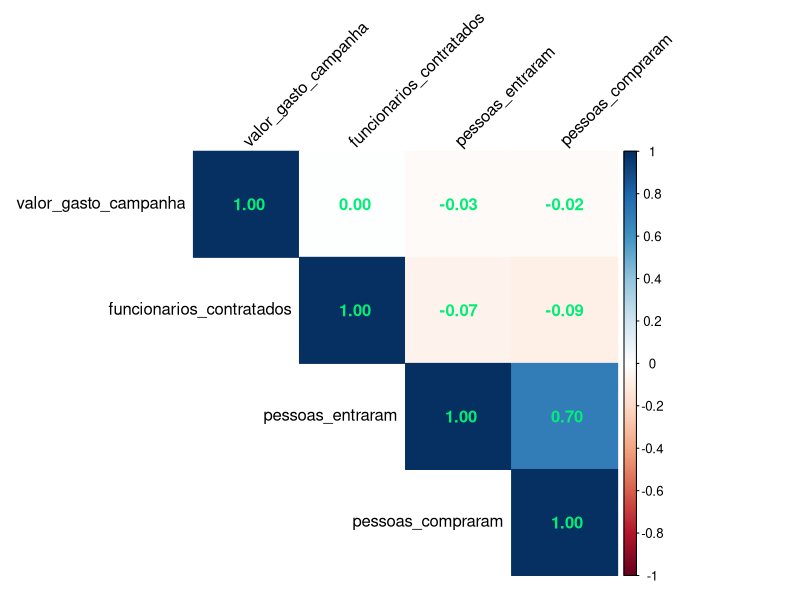
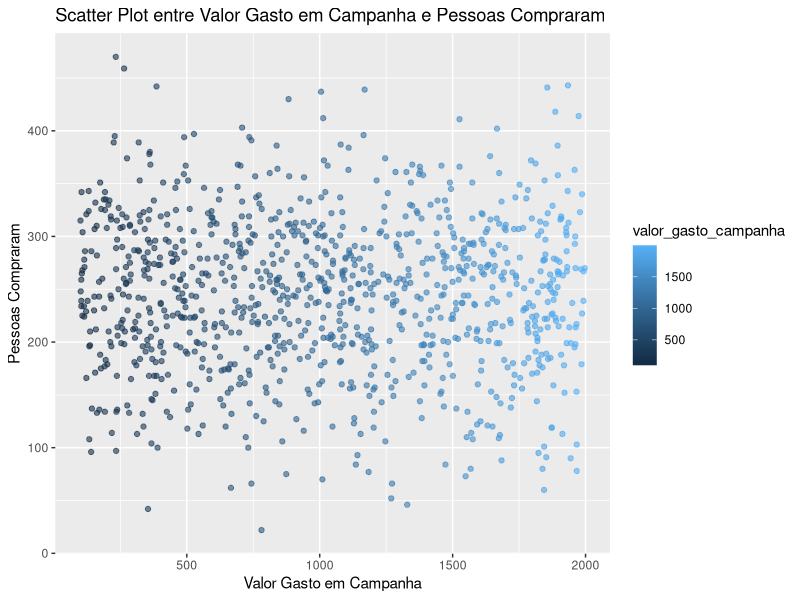
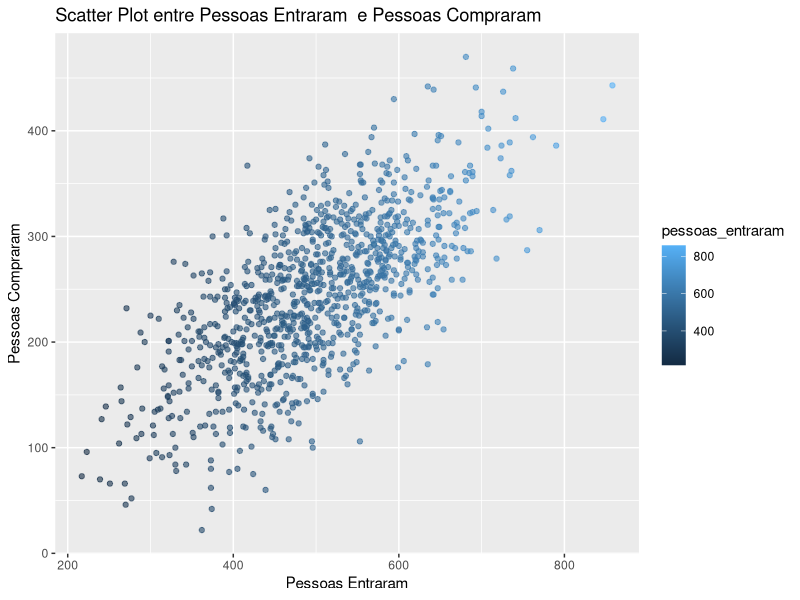
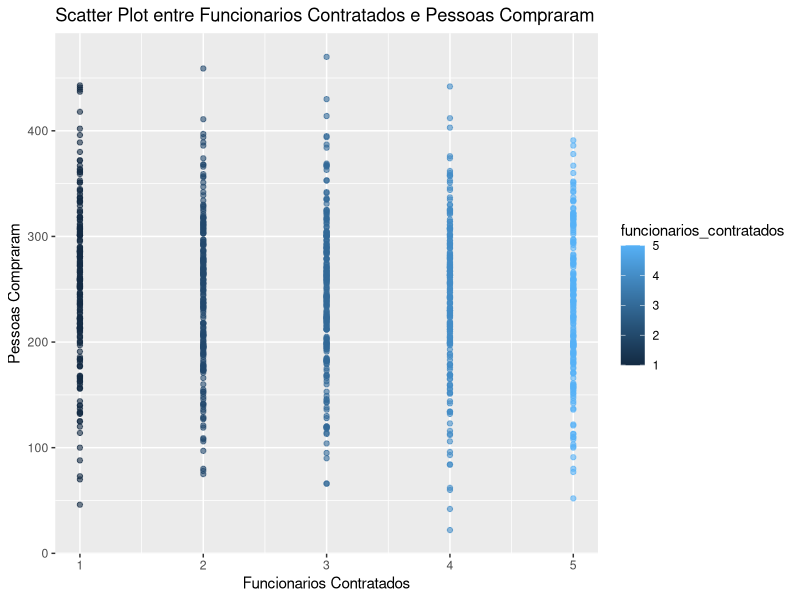
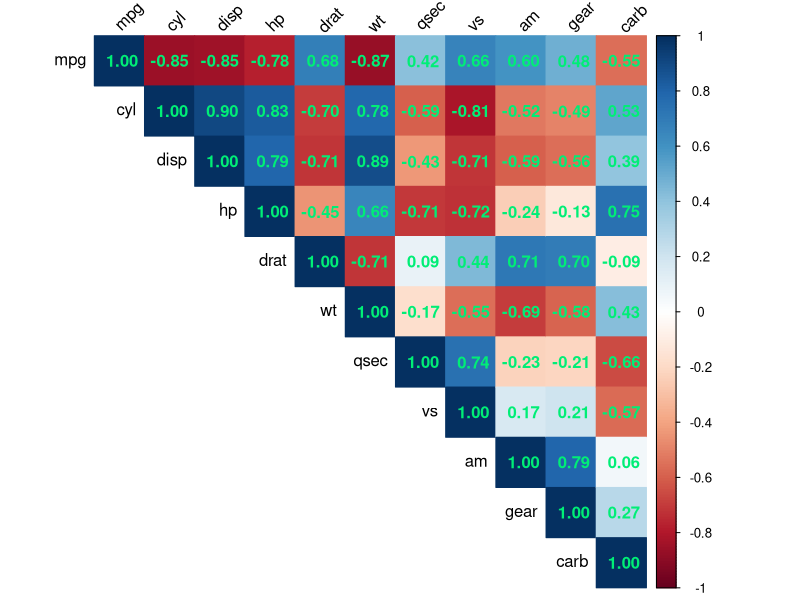

The R script that drew these images, in order:
# Exemplos uso Machine Learning 1

# Configurando o diretório de trabalho
setwd("C:/Users/Julia/Desktop/CienciaDeDados/1.Big-Data-Analytics-com-R-e-Microsoft-Azure-Machine-Learning/11-Projeto-BigDataNaPratica-Machine_Learning_em_Marketing_Digital-Prevendo_N_Usuarios_Convertidos")
getwd()


### EXEMPLOS


# Carregando pacotes

library(tidyverse) # manipulação de dados
library(dplyr)     # manipulação de dados
library(corrplot)  # criar gráfico de mapa de correlação
library(ggplot2)   # criar outros gráficos (especificamente de dispersão)
library(caret)     # usado em tarefas de classificação e regressão para simplificar o processo de treinamento de modelos
# install.packages("randomForest")
library(randomForest)

library(mlbench) # carrega dataset Sonar
library(MASS)    # carrega o dataset Pima
library(kernlab) # carrega o dataset spam


data(Pima.tr)
dados_Pima <- Pima.tr

data(Sonar)
dados_Sonar <- Sonar

data(spam)
dados_spam <- spam




###################   EXEMPLOS UTILIZANDO ALGORITMO DE REGRESSÃO LINEAR)   ###################   


##### EXEMPLO 1

# Contexto: Uma loja de jóias possui um relatório com todas as suas últimas 1000 ações de marketing feitas ao longo dos
#           últimos 2 anos. Sua ação de marketing constitui na contratação de de 1 até 5 pessoas fantasiadas na porta da 
#           loja. Cada ação de marketing teve um custo específico que varia entre 100 e 2000 reais dependendo da empresa e/ou
#           quantidade de pessoas contratadas. Durante cada ação era contabilizada as pessoas que entraram na loja e 
#           todas aquelas que de fato realizaram alguma compra. Precisamos um modelo de Machine Learning para conseguirmos
#           descobrir as próximas projeções de clientes que realizaram compras.

# Problema de Negócio: Criar um modelo que, ao recebeber novos dados, seja capaz de prever o número de usuários que efetuaram
#                      uma compra.

# Variáveis    : valor_gasto_campanha, funcionarios_contratado, pessoas_entraram, pessoas_compraram
# Variável alvo: pessoas_compraram

# Cria/carrega dados
set.seed(42)
num_acoes <- 1000

# Crie um data frame com as informações das ações de marketing
dados_loja <- data.frame(
  valor_gasto_campanha = round(runif(num_acoes, min = 100, max = 2000)),  # Custos variam de 100 a 2000 reais com 2 casas decimais
  funcionarios_contratados = sample(1:5, num_acoes, replace = TRUE),  # Contratação de 1 a 5 funcionários
  pessoas_entraram = round(rnorm(num_acoes, mean = 500, sd = 100)),  # Número médio de pessoas que entraram (distribuição normal)
  pessoas_compraram = integer(num_acoes)  # Inicialmente, defina o número de compras como zero
)

# Gere o número de compras com base nas pessoas que entraram
for (i in 1:num_acoes) {
  max_compraram <- min(dados_loja$pessoas_entraram[i], round(rnorm(1, mean = dados_loja$pessoas_entraram[i]/2, sd = 50)))
  # Ajuste para que pessoas_compraram siga uma distribuição normal entre 0 e max_compraram
  dados_loja$pessoas_compraram[i] <- max(0, min(round(rnorm(1, mean = max_compraram, sd = 10)), max_compraram))
}

# Visualize os primeiros registros dos dados
head(dados_loja)
View(dados_loja)


## Análise Exploratória dos Dados


# Verificando tipos de dados
str(dados_loja)

# Sumário estatístico
summary(dados_loja)

# Criando/calculando uma matriz de correlação
cor_matrix <- cor(dados_loja)
cor_matrix


# E para não ter que analisar somentes os números, vamos criar um gráfico corrplot

# Corrplot (para outras cores usar colors())
corrplot(cor_matrix,
         method = "color",
         type = "upper",
         addCoef.col = 'springgreen2',
         tl.col = "black",
         tl.srt = 45)

# variável alvo "pessoas_compraram" tem forte correlação com a variável preditora "pessoas_entraram"
# não foi detectado problema de multicolinearidade


## Criando gráficos do tipo dispersão para visualizar a relação entre cada variável preditora com a variável alvo


# Scatter plot entre Valor Gasto em Campanha e Pessoas Compraram

ggplot(dados_loja, aes(x = valor_gasto_campanha, y = pessoas_compraram)) +
  geom_point(aes(color = valor_gasto_campanha), alpha = 0.6) +
  ggtitle("Scatter Plot entre Valor Gasto em Campanha e Pessoas Compraram") +
  xlab("Valor Gasto em Campanha") +
  ylab("Pessoas Compraram")


# Scatter plot entre Pessoas Entraram e Pessoas Compraram

ggplot(dados_loja, aes(x = pessoas_entraram, y = pessoas_compraram)) +
  geom_point(aes(color = pessoas_entraram), alpha = 0.6) +
  ggtitle("Scatter Plot entre Pessoas Entraram  e Pessoas Compraram") +
  xlab("Pessoas Entraram") +
  ylab("Pessoas Compraram")


# Scatter plot entre Funcionarios Contratados e Pessoas Compraram

ggplot(dados_loja, aes(x = funcionarios_contratados, y = pessoas_compraram)) +
  geom_point(aes(color = funcionarios_contratados), alpha = 0.6) +
  ggtitle("Scatter Plot entre Funcionarios Contratados e Pessoas Compraram") +
  xlab("Funcionarios Contratados") +
  ylab("Pessoas Compraram")




## Dividindo os dados em treino e teste
indices <- createDataPartition(dados_loja$pessoas_compraram, p = 0.80, list = FALSE)  

dados_loja_treino <- dados_loja[indices, ]
dados_loja_teste <- dados_loja[-indices, ]




##### Modelagem ##### 


# Versão 1 do Modelo - Regressão Linear Simples

# Residuals:
#      Min       1Q   Median       3Q      Max 
# -165.826  -33.826   -0.321   34.168  163.167 

# Coefficients:
#                 Estimate Std. Error t value Pr(>|t|)    
# (Intercept)      -4.64418    8.32474  -0.558    0.577    
# pessoas_entraram  0.49995    0.01636  30.559   <2e-16 ***

# Residual standard error: 51.56 on 998 degrees of freedom
# Multiple R-squared:  0.4834,	Adjusted R-squared:  0.4829 
# F-statistic: 933.8 on 1 and 998 DF,  p-value: < 2.2e-16

modelo_v1 <- lm(data = dados_loja_treino, pessoas_compraram ~ pessoas_entraram)
summary(modelo_v1)

# - o modelo de regressão linear simples sugere que o número de pessoas que entram na loja é um preditor significativo
#   do número de pessoas que realizam compras, e aproximadamente 48.34% da variabilidade na variável "pessoas_compraram"
#   pode ser explicada por essa variável preditora. No entanto, o modelo não é uma ótima combinação para explicar
#   completamente a variabilidade na variável alvo, uma vez que outros fatores não incluídos no modelo também podem 
#   desempenhar um papel importante.




# Versão 2 do Modelo - Regressão Linear Múltipla

# Residuals:
#      Min       1Q   Median       3Q      Max 
# -167.889  -33.661    0.399   34.319  163.045 

# Coefficients:
#                            Estimate Std. Error t value Pr(>|t|)
# (Intercept)               3.1961436  9.8002747   0.326    0.744
# valor_gasto_campanha     -0.0004382  0.0029452  -0.149    0.882
# funcionarios_contratados -2.1412594  1.1718202  -1.827    0.068 . 
# pessoas_entraram          0.4979231  0.0163905  30.379   <2e-16 ***

# Residual standard error: 51.52 on 996 degrees of freedom
# Multiple R-squared:  0.4851,	Adjusted R-squared:  0.4836 
# F-statistic: 312.8 on 3 and 996 DF,  p-value: < 2.2e-16

modelo_v2 <- lm(data = dados_loja_treino, pessoas_compraram ~ valor_gasto_campanha + funcionarios_contratados + pessoas_entraram)
summary(modelo_v2)

# - o modelo de regressão linear múltipla sugere que o número de pessoas que entram na loja é um preditor significativo 
#   do número de pessoas que realizam compras. No entanto, o valor gasto na campanha e o número de funcionários 
#   contratados não parecem ter um impacto significativo na variável alvo. O modelo explica aproximadamente 48.51% da
#   variabilidade na variável "pessoas_compraram." A significância da variável "funcionarios_contratados" não é 
#   conclusiva, pois seu valor p é 0.068. Pode ser importante, mas com alguma incerteza.



#### Interpretação de qual modelo usar

# - Como os valores de Residual standard error e Multiple R-squared dos dois modelos são muito próximos e com base nessas
#   interpretações, o Modelo V2 inclui variáveis que não são estatisticamente significativas (valor_gasto_campanha e 
#   funcionarios_contratados) e, portanto, é mais apropriado escolher o Modelo V1. Além disso, o Modelo V1 é mais simples,
#   envolvendo apenas uma variável independente, o que pode ser preferível em termos de interpretação e explicação.
# - Em resumo, o Modelo V1 (Regressão Linear Simples) é preferível para prever o número de pessoas que realizam compras
#   com base no número de pessoas que entram na loja, pois é mais simples e tem variáveis significativas. O Modelo V2
#   não oferece benefícios adicionais significativos e inclui variáveis não significativas.


#### Previsões

previsoes_dados_loja <- predict(modelo_v1, newdata = dados_loja_teste, type = 'response')
previsoes_dados_loja


#### Previsões com novos dados

# Criando novos dados para inserir nas previsões
novos_dados_loja <- data.frame(
  valor_gasto_campanha = c(1000, 1500),
  funcionarios_contratados = c(2, 2),
  pessoas_entraram = c(400, 500),
  pessoas_compraram = c(200, 250)
)


# Fazendo previsões
previsoes <- predict(modelo_v1, newdata = novos_dados_loja)
previsoes




## Interpretação final

# - No primeiro cenário, em que gastamos $1,000 em campanha e 400 pessoas entraram na loja, o modelo prevê que cerca de 194.23 
#   pessoas farão compras. No segundo cenário, com um aumento no gasto da campanha para $1,500 e 500 pessoas entrando na loja,
#   a previsão é de aproximadamente 244.92 pessoas comprando.






##### EXEMPLO 2

# Contexto: Você foi contratado para treinar um modelo de regressão para prever o consumo de combustível (milhas por galão)
#           de cada veículo com base em características como potência do motor, peso, número de cilindros, entre outras.
#           Isso permitirá identificar quais veículos são mais eficientes em termos de consumo de combustível e otimizar a 
#           alocação de veículos para rotas específicas.

# Problema de Negócio: Criar um modelo que, ao recebeber novos dados, seja capaz de prever o consumo de combustível
#                      (milhas por galão) de cada veículo com base em características como potência do motor, peso, número de 
#                      cilindros, entre outras.

# Variáveis    : 
# Variável alvo: mpg


# Carregando os dados
dados_mtcars <- mtcars


## Análise Exploratória

# verificando valores ausentes
colSums(is.na(dados_mtcars))

# Verificando tipos de dados
str(dados_mtcars)

# Sumário estatístico
summary(dados_mtcars)

# Criando/calculando uma matriz de correlação
cor_matrix <- cor(dados_mtcars)
cor_matrix

# Corrplot
corrplot(cor_matrix,
         method = "color",
         type = "upper",
         addCoef.col = 'springgreen2',
         tl.col = "black",
         tl.srt = 45)


## Dividindo os dados em treino e teste
indices <- createDataPartition(dados_mtcars$mpg, p = 0.75, list = FALSE)  

dados_mtcars_treino <- dados_mtcars[indices, ]
dados_mtcars_teste <- dados_mtcars[-indices, ]



#### MODELAGEM ####


## Versão 1 do Modelo (Regressão Linear Múltipla) ####

# - utilizando todas as variáveis preditoras

modelo_v1 <- lm(data = dados_mtcars_treino, mpg ~ .)

summary(modelo_v1)


## Versão 2 do Modelo (Regressão Linear Simples) ####

# - utilizando somente a variável wt

modelo_v2 <- lm(data = dados_mtcars_treino, mpg ~ wt)

summary(modelo_v2)


## Versão 3 do Modelo (Regressão Linear Múltipla com seleção de variáveis) ####

# - utilizando todas as variáveis preditoras menos cyl, vs, am, gear e carb

modelo_v3 <- lm(data = dados_mtcars_treino, mpg ~ disp + hp + drat + wt + qsec)

summary(modelo_v3)

head(dados_mtcars_teste)


#### Interpretação de qual modelo usar

# modelo_v1: inclui múltiplas variáveis independentes para fazer previsões. Embora tenha um R-squared mais alto (0.869),
#            isso não significa necessariamente que seja o melhor modelo. Alguns coeficientes não são significativos e podem
#            estar introduzindo ruído no modelo.

# modelo_v2: é mais simples, prevendo o consumo de combustível (mpg) com base apenas no peso (wt). Embora seu R-squared seja
#            um pouco menor (0.7528), ele tem menos complexidade e apenas dois coeficientes significativos, tornando-o mais
#            interpretable.

# modelo_v3: obteve resultados muito bons e possui um número menor de variáveis, o que pode ser vantajoso em termos de
#            interpretabilidade.

# - A escolha do melhor modelo depende de seus objetivos. Se você valoriza um modelo com mais variáveis para obter um melhor
#   ajuste, o "modelo_v1" é uma opção. Se você deseja uma boa performance com menos variáveis, o "modelo_v3" pode ser
#   preferível. Recomenda-se também validar esses modelos com dados de teste antes de tomar uma decisão final.



#### Previsões

previsoes_dados_mtcars <- predict(modelo_v3, newdata = dados_mtcars_teste, type = 'response')
previsoes_dados_mtcars


#### Previsões com novos dados

# Criando novos dados para inserir nas previsões
novos_dados_mtcars <- data.frame(
  mpg = c(15, 20, 25),   # Valores de consumo de combustível (milhas por galão)
  cyl = c(8, 4, 6),      # Número de cilindros
  disp = c(350, 120, 200),  # Cilindrada
  hp = c(200, 80, 95),    # Potência do motor
  drat = c(3.5, 4.0, 3.9),  # Taxa de compressão do eixo traseiro
  wt = c(4.0, 2.5, 3.0),  # Peso do veículo
  qsec = c(15, 19, 20),  # Tempo para percorrer um quarto de milha
  vs = c(0, 1, 0),       # Motor em forma de V (0 = não, 1 = sim)
  am = c(0, 1, 1),       # Transmissão automática (0 = não, 1 = sim)
  gear = c(3, 4, 5),     # Número de marchas
  carb = c(4, 2, 1)      # Número de carburadores
)

# Editando dataset (Removendo variáveis)
novos_dados_mtcars <- novos_dados_mtcars[, !(names(novos_dados_mtcars) %in% c("cyl", "am", "vs", "gear", "carb"))]

# Visualizando o dataset resultante
novos_dados_mtcars

# Fazendo previsões com os novos dados
previsoes_novos_dados_mtcars <- predict(modelo_v3, newdata = novos_dados_mtcars)
previsoes_novos_dados_mtcars


#### Interpretação final

# - Com base nas características dos veículos fornecidas nos novos dados, o modelo de regressão prevê o seguinte consumo de
#   combustível (milhas por galão):
  
# - 1. Novo Dado 1: Estimativa de consumo de combustível de aproximadamente 14.64 mpg.
# - 2. Novo Dado 2: Estimativa de consumo de combustível de cerca de 25.36 mpg.
# - 3. Novo Dado 3: Estimativa de consumo de combustível de aproximadamente 23.56 mpg.

# Essas previsões podem ser úteis para avaliar a eficiência de cada veículo em termos de consumo de combustível.





##### EXEMPLO 2

# Contexto:

# Imagine que você trabalha para uma empresa que atua na indústria avícola e é responsável pelo cultivo de frangos e galinhas
# poedeiras. A qualidade e a saúde das aves são fatores cruciais para o sucesso do negócio. Um dos desafios enfrentados é
# monitorar o crescimento e o desenvolvimento das aves, especialmente dos pintinhos, que representam uma fase crítica na
# produção.

# Para garantir que os pintinhos atinjam um peso adequado de forma eficiente, você precisa criar um sistema de monitoramento e 
# gerenciamento de crescimento. É nesse contexto que o dataset ChickWeight pode ser extremamente útil. Ele contém informações 
# sobre o peso de pintinhos submetidos a diferentes tratamentos e dietas.

## Problema de Negócio

# - O desafio é desenvolver um modelo de machine learning com base no dataset ChickWeight para prever o peso de pintinhos
#   com base nos tratamentos e dietas aplicados. Isso permitirá à empresa monitorar e gerenciar o crescimento dos pintinhos
#   de forma mais eficaz, ajustando os tratamentos conforme necessário e garantindo que as aves atinjam os pesos desejados.

# Variável alvo       : weight
# Variáveis preditoras: Time, Chick, Diet


# Carregando dados
dados_chick <- as.data.frame(ChickWeight)
head(dados_chick)

# - weight é a variável de interesse (o peso dos pintinhos), Time está relacionada ao momento da medição, Chick é um
#   identificador exclusivo dos pintinhos e Diet representa a dieta experimental aplicada. Todas essas variáveis são 
#   importantes para entender como diferentes tratamentos e o tempo afetam o peso dos pintinhos.


## Análise Exploratória

# verificando valores ausentes
colSums(is.na(dados_chick))

# Verificando tipos de dados
str(dados_chick)

# Sumário estatístico
summary(dados_chick)


# Dividindo os dados em treino e teste
indices <- createDataPartition(dados_chick$weight, p = 0.75, list = FALSE)

dados_chick_treino <- dados_chick[indices, ]
dados_chick_teste <- dados_chick[-indices, ]


#### MODELAGEM ####

# - O melhor modelo de machine learning para responder à pergunta de negócio de prever o peso de pintinhos com base nos 
#   tratamentos e dietas aplicados no dataset ChickWeight é uma Regressão Linear Múltipla.

# Motivo da Escolha:
  
# -> Variável Alvo Numérica: A variável alvo "weight" é numérica, o que torna o problema adequado para um modelo de regressão,
#    cujo objetivo é prever valores numéricos.

# -> Múltiplas Variáveis Preditoras: Temos múltiplas variáveis preditoras, incluindo "Time", "Chick" e "Diet", que podem
#    influenciar o peso dos pintinhos. A regressão linear múltipla é uma escolha adequada quando você tem várias variáveis
#    preditoras, pois permite entender o efeito de cada uma delas no resultado.


## Versão 1 do Modelo (Regressão Linear Múltipla) ####

# - utilizando todas as variáveis preditoras

modelo_v1 <- lm(data = dados_chick_treino, weight ~ .)

summary(modelo_v1)


## Versão 2 do Modelo (Regressão Linear Simples) ####

# - utilizando todas as variáveis preditoras

modelo_v2 <- lm(data = dados_chick_treino, weight ~ Time)

summary(modelo_v2)


## Versão 3 do Modelo (Regressão Linear Múltipla) ####

# - removendo variável Chick

modelo_v3 <- lm(data = dados_chick_treino, weight ~ Time + Diet)
summary(modelo_v3)


## Escolhendo melhor modelo

# - Escolha do Melhor Modelo:

# -> O Modelo 1 é mais complexo e pode ser difícil de interpretar, devido aos muitos coeficientes, alguns dos quais não são
#    significativos. Ele oferece um bom ajuste, mas a complexidade pode ser um problema. Apresenta um coeficiente de 
#    determinação (R²) ajustado de 0,8458, indicando um ajuste razoavelmente bom aos dados.
# -> O Modelo 2 é o mais simples, incluindo apenas "Time", mas o ajuste é mais modesto. Apresenta um R² ajustado de 0,7085,
#   o que é inferior ao Modelo 1, mas ainda representa um ajuste razoável.
# -> O Modelo 3 combina simplicidade e ajuste razoável, incluindo informações sobre a dieta, o que é relevante para o problema
#    de negócio. Apresenta um R² ajustado de 0,7504, um ajuste melhor do que o Modelo 2.

# - Portanto, considerando o equilíbrio entre simplicidade e qualidade de ajuste, o Modelo 3 é uma escolha sólida para prever
#   o peso dos pintinhos com base em "Time" e "Diet". Ele fornece informações úteis sobre o impacto das dietas na variável alvo,
#   sem a complexidade excessiva do Modelo 1.


#### Previsões

previsoes_dados_chick <- predict(modelo_v3, newdata = dados_chick_teste, type = 'response')
previsoes_dados_chick


#### Previsões com novos dados

# Criando novos dados para inserir nas previsões
novos_dados_chick <- data.frame(
  weight = c(42, 51, 59, 64, 76, 93, 48, 55, 61, 71),
  Time = c(0, 2, 4, 6, 8, 10, 0, 2, 4, 6),
  Chick = c(1, 1, 1, 1, 1, 1, 2, 2, 2, 2),
  Diet = c(1, 1, 1, 1, 1, 1, 2, 2, 2, 2)
)

# Removendo a coluna "Chick" do dataframe
novos_dados_chick <- subset(novos_dados_chick, select = -Chick)
novos_dados_chick

# Converta a variável "Diet" em um fator no dataframe novos_dados_chick
novos_dados_chick$Diet <- as.factor(novos_dados_chick$Diet)
str(novos_dados_chick)

# Realizando previsões com o modelo
previsoes_novos_dados_chick <- predict(modelo_v3, newdata = novos_dados_chick)
previsoes_novos_dados_chick













##### EXEMPLO 3



















###################   EXEMPLOS UTILIZANDO ALGORITMO DE CLASSIFICAÇÃO LINEAR)   ###################   


##### EXEMPLO 1

# Contexto

# - Imagine que você trabalha para um instituto de pesquisa botânica que se dedica ao estudo e à preservação da flora em uma
#   área de conservação. Sua organização está interessada em automatizar a identificação de espécies de flores nativas para
#   melhor compreender a biodiversidade da região.
# - Nesse cenário, você pode usar o dataset Iris para criar um modelo de classificação que classifique automaticamente as
#   flores em diferentes espécies com base em suas características. Isso pode ser uma ferramenta valiosa para identificar
#   espécies de flores rapidamente, o que é fundamental para estudos de conservação.
# - Por exemplo, quando os pesquisadores coletam amostras de flores na área de conservação, eles podem medir características
#   como comprimento e largura das sépalas e pétalas. Em seguida, o modelo de classificação baseado no dataset Iris pode ser 
#   usado para determinar a espécie da flor com base nessas medidas.


# Problema de Negócio: Consiste em desenvolver um modelo de classificação, utilizando o dataset Iris, para automatizar a
#                      identificação de espécies de flores nativas em uma área de conservação. Isso permitirá aos pesquisadores
#                      acelerar o processo de classificação com base nas características das flores, contribuindo para um melhor
#                      entendimento da biodiversidade da região e apoiando esforços de conservação.


# Carregando dataset
dados_iris <- iris
head(iris)

# Variável alvo: "Species" é a variável que contém as classes ou categorias nas quais as flores são classificadas.
#                Portanto, "Species" é a variável que você deseja prever ou classificar com base nas outras características 
#                do dataset.


#### Análise Exploratória dos Dados


# verificando valores ausentes nas colunas
colSums(is.na(dados_iris))

# Verificando tipos de dados
str(dados_iris)

# Sumário estatístico (var Species já esta como do tupo factor)
summary(dados_iris)


# Dividindo os dados em treino e teste
indices <- createDataPartition(dados_iris$Species, p = 0.75, list = FALSE)

dados_iris_treino <- dados_iris[indices, ]
dados_iris_teste <- dados_iris[-indices, ]



##### Modelagem Preditiva #####

## Versão 1 (usando a Máquina de Vetores de Suporte (SVM))

# - Para problemas de classificação com variáveis de resposta binárias ("sim ou "não"), o glm() (Generalized Linear Model) é
#   uma opção apropriada tal como o projeto. No entanto, você pode usar outros modelos, como árvores de decisão, florestas
#   aleatórias, Support Vector Machines (SVM), ou Redes Neurais Artificiais (RNA), dependendo do problema e dos dados.

# - Para problemas de classificação multiclasse, como o exemplo do conjunto de dados Iris, você pode usar uma variedade de
#   algoritmos, incluindo o train() do pacote caret em R, que permite ajustar modelos de classificação usando várias
#   técnicas. Além disso, você pode usar SVM, k-vizinhos mais próximos, árvores de decisão, redes neurais, entre outros.

# Problema de Negócio: Consiste em desenvolver um modelo de classificação, utilizando o dataset Iris, para automatizar a
#                      identificação de espécies de flores nativas em uma área de conservação. Isso permitirá aos pesquisadores
#                      acelerar o processo de classificação com base nas características das flores, contribuindo para um melhor
#                      entendimento da biodiversidade da região e apoiando esforços de conservação.



modelo_v1 <- train(Species ~ ., data = dados_iris_treino, method = "svmRadial")
modelo_v1

# Fazer previsões no conjunto de teste
previsoes <- predict(modelo_v1, newdata = dados_iris_teste)
previsoes

# Avaliar o desempenho do modelo
confusao <- confusionMatrix(previsoes, dados_iris_teste$Species)
print(confusao)



#### Previsões com novos dados

# Criando novos dados para inserir nas previsões
novos_dados_iris <- data.frame(Sepal.Length = c(5.0, 5.8, 4.0, 8.0, 10.2, 1.8),
                               Sepal.Width = c(3.6, 4.0, 2.9, 7.5, 9.8, 1.0),
                               Petal.Length = c(1.4, 1.7, 1.1, 4.1, 6.2, 0.7),
                               Petal.Width = c(0.3, 0.5, 0.2, 2.0, 4.2, 0.1))
novos_dados_iris

# Fazendo previsões com os novos dados
previsoes_novos_dados_iris <- predict(modelo_v1, newdata = novos_dados_iris)
previsoes_novos_dados_iris

# - Em resumo, os resultados positivos do modelo no conjunto de teste indicam que ele está funcionando bem com base nas
#   amostras disponíveis. No entanto, é uma prática comum verificar e interpretar as previsões do modelo em relação aos
#   dados reais para entender seu desempenho e identificar possíveis áreas de melhoria.


#### Interpretação final

# - O modelo de classificação utilizando o algoritmo Support Vector Machines (SVM) com o kernel de função de base radial (RBF)
#   demonstrou um excelente desempenho na tarefa de identificar espécies de flores nativas em uma área de conservação.
#   O modelo foi treinado usando um conjunto de treinamento e posteriormente testado em um conjunto de teste. Abaixo estão
# - A acurácia global do modelo foi de 97.22%, o que indica que o modelo foi capaz de classificar corretamente a maioria das
#   amostras.
# - A matriz de confusão fornece informações detalhadas sobre o desempenho do modelo em cada classe. As células da matriz 
#   indicam quantas amostras foram classificadas corretamente (diagonal principal) e onde ocorreram erros. O modelo teve
#   um desempenho muito sólido, com sensibilidade próxima de 1 para todas as classes, indicando que poucas amostras foram 
#   classificadas erroneamente.
# - As estatísticas por classe mostram métricas de desempenho específicas para cada espécie de flor. A sensibilidade, 
#   especificidade e valores preditivos indicam quão bem o modelo lidou com cada classe individualmente.







#### Exemplo 2













###################   EXEMPLOS UTILIZANDO randomForest)   ###################   


##### EXEMPLO 1 (utilizando randomForest)

# Contexto: exemplo de dados hipotéticos de jogadores de futebol e, em seguida, demonstrar como você pode criar um modelo de
#           Machine Learning para prever as chances de lesões com base nessas informações.


# Criando o dataset

# Definir uma semente para reprodutibilidade
set.seed(123)

# Gerar nomes de jogadores aleatórios (apenas para fins de demonstração)
nomes_jogadores <- c("Messi", "Ronaldo", "Neymar", "Mbappé", "Salah", "Kane", "Hazard", "Lewandowski",
                     "De Bruyne", "Benzema", "Fernandes", "Suárez", "Lukaku", "Sterling", "Griezmann",
                     "Kroos", "Modric", "Van Dijk", "Silva", "Kante", "Pogba", "Laporte", "Courtois",
                     "Mané", "Casemiro", "Alaba", "Sancho", "Di María", "Marquinhos")

# Criar um conjunto de dados hipotético com nomes de jogadores
dados_jogadores <- data.frame(
  NomeJogador = sample(nomes_jogadores, 30, replace = TRUE),
  Idade = sample(20:35, 30, replace = TRUE),
  JogosUltimaTemporada = sample(10:40, 30, replace = TRUE),
  MinutosJogados = sample(500:3000, 30, replace = TRUE),
  HistoricoLesoes = sample(0:5, 30, replace = TRUE),   # Número de lesões prévias
  TreinosSemanais = sample(2:7, 30, replace = TRUE),   # Número de treinos por semana
  ChancesLesao = runif(30, min = 0, max = 1)           # Variável de destino (definidas aleatoriamente)
)

# Visualizar as primeiras linhas dos dados
head(dados_jogadores)
View(dados_jogadores)



##### Modelagem ##### 

## Versão 1 do Modelo - (Random Forest - Floresta Aleatória)


# - Dividindo os dados em conjuntos de treinamento e teste.
# - Os dados iniciais dos jogadores serão divididos em dois conjuntos: treinamento e teste. O conjunto de treinamento é usado para
#   treinar o modelo, enquanto o conjunto de teste é usado para avaliar o desempenho do modelo.

# amostra aleatória de 20 jogadores de um total de 30. Isso significa que 20 jogadores serão usados para treinar o modelo.
amostra <- sample(1:30, size = 20, replace = FALSE) 

# O conjunto de treinamento é criado, contendo os dados dos 20 jogadores amostrados aleatoriamente.
dados_treinamento <- dados_jogadores[amostra, ]

# O conjunto de teste é criado, contendo os dados dos jogadores que não foram selecionados para o treinamento.
dados_teste <- dados_jogadores[-amostra, ]

View(dados_treinamento)
View(dados_teste)


# Treinar um modelo de floresta aleatória para prever as chances de lesão

# - A variável alvo é ChancesLesao, e as variáveis preditoras incluem Idade, JogosUltimaTemporada, MinutosJogados, HistoricoLesoes
#   e TreinosSemanais. O modelo é treinado usando os dados do conjunto de treinamento.

modelo_lesao <- randomForest(ChancesLesao ~ Idade + JogosUltimaTemporada + MinutosJogados +
                               HistoricoLesoes + TreinosSemanais, data = dados_treinamento)

# Fazer previsões no conjunto de teste
previsoes <- predict(modelo_lesao, newdata = dados_teste)

# Comparar as previsões com as chances reais de lesão
resultado <- data.frame(Real = dados_teste$ChancesLesao, Previsao = previsoes)
print(resultado)


#### Interpretação Final

# - Vamos pegar o jogador "Casemiro" como exemplo:
  
# -> O valor real das chances de lesão para Casemiro é 0.3219765.

# - O modelo de Machine Learning fez uma previsão de 0.3999727 para as chances de lesão de Casemiro.
# - Agora, interpretando esses números para Casemiro:
  
# -> O valor real representa a taxa ou probabilidade real das chances de lesão para Casemiro, com base em suas características
#    (idade, histórico de lesões, etc.).

# - A previsão feita pelo modelo representa a estimativa das chances de lesão que o modelo gerou com base nas informações
#   de Casemiro.
# - Nesse caso, o modelo previu um valor ligeiramente superior às chances reais de lesão de Casemiro. Isso pode indicar que o
#   modelo está sendo um pouco pessimista em relação às chances de lesão desse jogador.

# - O mesmo raciocínio se aplica a todos os outros jogadores da lista. O modelo faz previsões com base nas características de cada
#   jogador e as compara com as chances reais de lesão. O objetivo é que as previsões se aproximem o mais possível das chances 
#   reais.
















################# DATASETS QUE PODEMOS USAR ######################

#   O R é fornecido com vários datasets de exemplo. Alguns dos datasets mais comuns que já vêm instalados com o R incluem:

# iris: Um conjunto de dados famoso para classificação de flores em três espécies com base em características como comprimento
# da sépala, largura da sépala, comprimento da pétala e largura da pétala.

# mtcars: Um conjunto de dados que contém informações sobre diferentes modelos de carros, incluindo características como consumo
# de combustível, número de cilindros, cavalos de potência e muito mais.

# swiss: Um conjunto de dados que contém informações sobre medidas socioeconômicas de diferentes cantões suíços.

# faithful: Este conjunto de dados contém informações sobre as erupções do gêiser "Old Faithful" no Parque Nacional de
# Yellowstone.

# ChickWeight: Dados sobre o peso de pintinhos em diferentes grupos de tratamento em um experimento de crescimento de galinhas.

# Esses são apenas alguns dos conjuntos de dados que estão disponíveis com a instalação padrão do R.


# -> Para estudar a aplicação de modelos de regressão para Machine Learning, você pode usar os conjuntos de dados:

# - mtcars: contém informações sobre vários modelos de carros, incluindo características como consumo de combustível, número
#   de cilindros, cavalos de potência, entre outros. Pode ser usado para prever o consumo de combustível com base em outras
#   variáveis. (feito)
# - ChickWeight: prever o peso de pintinhos com base em diferentes tratamentos
# - swiss: contém informações sobre várias variáveis socioeconômicas e de saúde em diferentes cantões da Suíça. Você pode
#   usá-lo para aplicar modelos de regressão para prever variáveis como taxa de fertilidade com base em variáveis independentes.
# - airquality:  Ele inclui variáveis como temperatura, vento, radiação solar e níveis de ozônio, e é frequentemente usado para
#   prever os níveis de ozônio com base em outras variáveis meteorológicas.

# -> Para estudar a aplicação de modelos de classificação para Machine Learning, você pode usar conjuntos de dados:

# - iris: especialmente popular para problemas de classificação, onde o objetivo é classificar flores em diferentes espécies
#   com base em suas características. (feito)
# - Sonar: contém dados de sinais sonares enviados e refletidos por minas e rochas no oceano. O objetivo é classificar se o
#   objeto é uma mina ou uma rocha com base nas características dos sinais.
# - Pima.tr: contém informações sobre pacientes do sexo feminino de uma tribo indígena Pima no Arizona. O objetivo é classificar
#   se um paciente desenvolverá diabetes dentro de cinco anos com base em variáveis de saúde, como idade, número de gravidezes,
#   glicose, pressão sanguínea e outros.
# - 

# obtem lista com todos datasets

data()




install.packages("kernlab")

library(kernlab)

data(spam)
